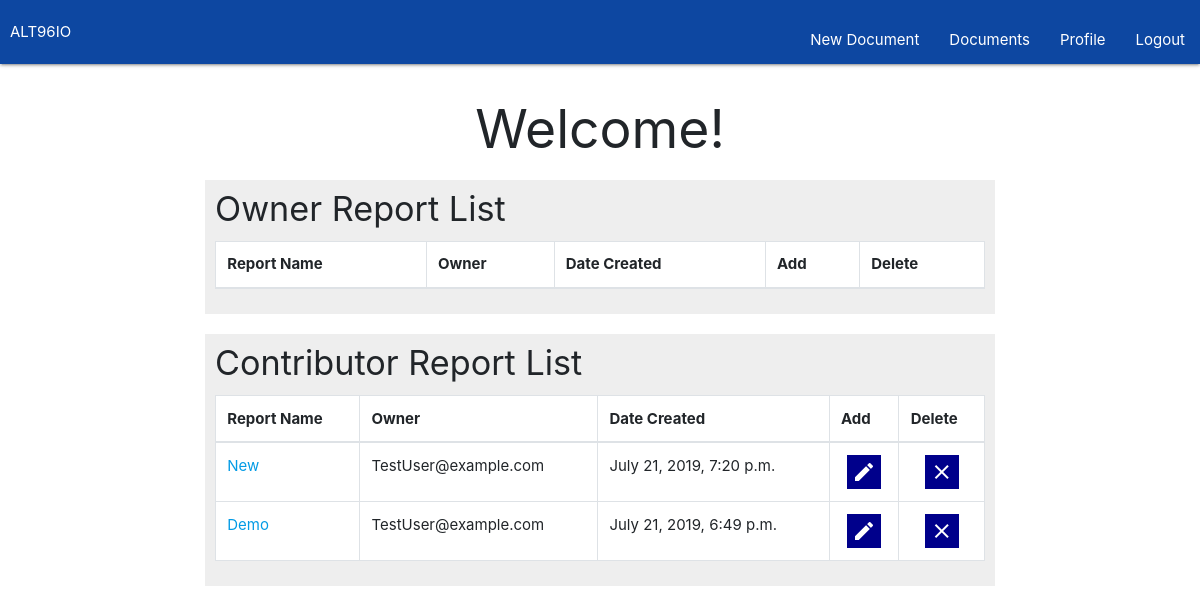
Page /report/dashboard (signed in) on the committed database.
### report/models.py (models this page shows, shortened)
class Docname(models.Model):
    doc_name = models.CharField(max_length=50)
    doc_text = models.TextField(max_length=250, blank=True)
    doc_creator = models.ForeignKey(Member, on_delete=models.PROTECT)
    input_date = models.DateTimeField(default=timezone.now)
    page_slug = models.SlugField()
    owner = models.ManyToManyField(Member, blank=True, related_name='doc_owner')
    contributor = models.ManyToManyField(Member, blank=True, related_name='doc_contributor')

### accounts/models.py (models this page shows, shortened)
class Member(AbstractBaseUser):
    email       = models.EmailField(max_length=255, unique=True)
    active      = models.BooleanField(default=True) # can login
    staff       = models.BooleanField(default=False) # can create documents
    admin       = models.BooleanField(default=False) # can create/modify    member accounts
    confirm     = models.BooleanField(default=False)  # confirmed email
    USERNAME_FIELD = 'email'
    REQUIRED_FIELDS = []
    objects = MemberManager()
    def __str__(self):
        return self.email
    @property
    def is_active(self):
        return self.active

### report/views.py (the view)
# urls.py: path('dashboard', views.dashboard, name='dashboard'),
@login_required
def dashboard(request):
    document_list = Docname.objects.order_by('-input_date')[:100]
    return render(request, 'report/dashboard.html', {'document_list': document_list})

### report/templates/report/dashboard.html (shortened to what this page needs)
{% extends "report/base.html" %}
{% block content %}
<h2><center>Welcome!</center></h2>
{% if document_list %}
    <div id="logged">
        <div class="grey lighten-3">
            <h4>Owner Report List</h4>
            <div style="padding: 0px 10px 10px 10px;">
    <table class="table table-bordered highlight white">
        <thead>
            <th>Report Name</th>
            <th>Owner</th>
            <th>Date Created</th>
            <th>Add</th>
            <th>Delete</th>
        </thead>
    </table>
            </div>
        </div>
    </div>
        <div id="logged">
            <div class="grey lighten-3">
                <h4> Contributor Report List</h4>
                <div style="padding: 0px 10px 10px 10px;">
    <table class="table table-bordered highlight white">
        <thead>
            <th>Report Name</th>
            <th>Owner</th>
            <th>Date Created</th>
            <th>Add</th>
            <th>Delete</th>
        </thead>
        <tbody>
        {% for lists in document_list %}
            {% if lists.doc_creator != user %}
                <tr>
                    <td><a href="{% url 'report:submissions' lists.page_slug %}">{{ lists.doc_name }}</a></td>
                    <td>{{ lists.doc_creator }}</td>
                    <td>{{ lists.input_date }}</td>
                    <td><a href="{% url 'report:input' lists.page_slug %}"><center><i class="material-icons md-light hoverable">create</i></center></a></td>
                    <td><center><a href="{% url 'report:erase' lists.page_slug %}"><i class="material-icons md-light hoverable">clear</i></a></center></td>
                </tr>
            {% endif %}
        {% endfor %}
        </tbody>
    </table>
            </div>
        </div>
    </div>
{% endif %}
{% endblock %}

### report/static/report/base.css (style rules this page uses)
body { margin: 0; padding: 0; }
i { background-color: darkblue; padding: 5px; }
.material-icons.md-light { color: rgba(255,255,255,1); }
#logged { width: 500px; }
#logged h4 { padding: 10px 0px 0px 10px; margin-top: 20px; }
@media screen and (min-width: 600px) { #logged { width: 500px; margin: auto; } }
@media screen and (min-width: 798px) { #logged { width: 790px; margin: auto; } }

### rows in the picture
Docname: doc_name "New", doc_creator "TestUser@example.com", input_date "July 21, 2019, 7:20 p.m."
Docname: doc_name "Demo", doc_creator "TestUser@example.com", input_date "July 21, 2019, 6:49 p.m."
